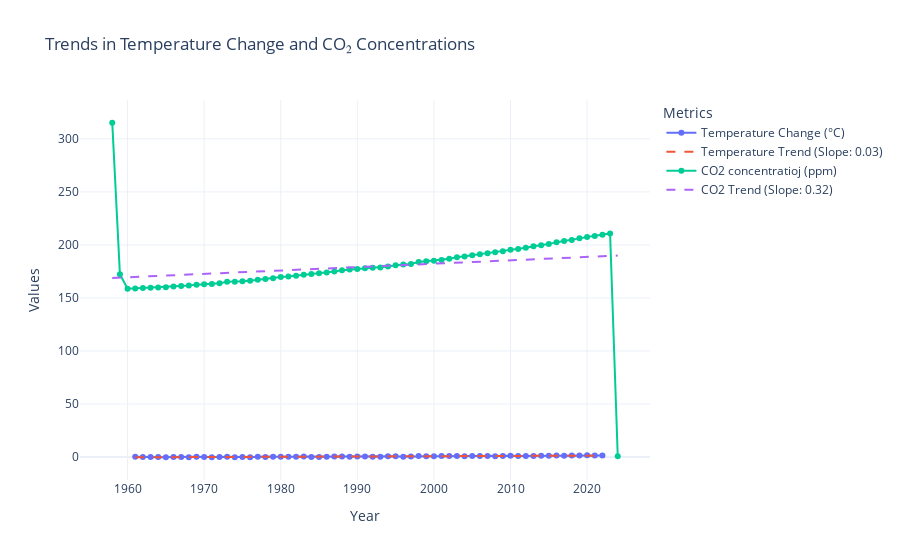
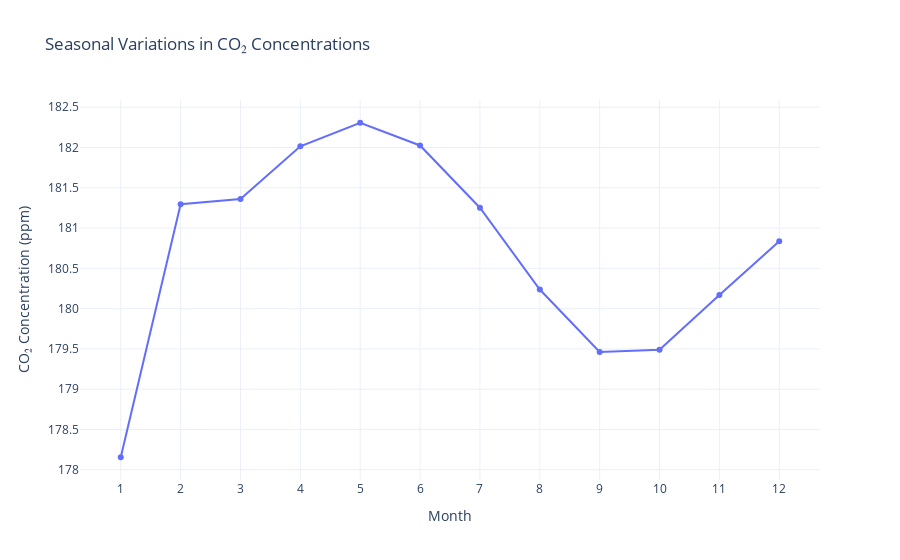

The code cell stored with these charts, in order, in its notebook:
### Markdown cell above
# Trends and Seasonal Variational Analysis

### Code cell
from scipy.stats import linregress

# temperature trend
temp_trend = linregress(temperature_years.index, temperature_years.values)
temp_trend_line = temp_trend.slope * temperature_years.index + temp_trend.intercept

# CO2 trend
co2_trend = linregress(co2_yearly.index, co2_yearly.values)
co2_trend_line = co2_trend.slope * co2_yearly.index + co2_trend.intercept

fig_trends = go.Figure()

fig_trends.add_trace(go.Scatter(
    x=temperature_years.index, y=temperature_years.values,
    mode='lines+markers', name='Temperature Change (°C)'
))
fig_trends.add_trace(go.Scatter(
    x=temperature_years.index, y=temp_trend_line,
    mode='lines', name=f'Temperature Trend (Slope: {temp_trend.slope:.2f})', line=dict(dash='dash')
))

fig_trends.add_trace(go.Scatter(
    x=co2_yearly.index, y=co2_yearly.values,
    mode='lines+markers', name='CO2 concentratioj (ppm)'
))
fig_trends.add_trace(go.Scatter(
    x=co2_yearly.index, y=co2_trend_line,
    mode='lines', name=f'CO2 Trend (Slope: {co2_trend.slope:.2f})', line=dict(dash='dash')
))

fig_trends.update_layout(
    title="Trends in Temperature Change and CO₂ Concentrations",
    xaxis_title="Year",
    yaxis_title="Values",
    template="plotly_white",
    legend_title="Metrics"
)
fig_trends.show()

# seasonal variations in CO2 concentrations
co2_data['Month'] = co2_data['Date'].str[-2:].astype(int)
co2_monthly = co2_data.groupby('Month')['Value'].mean()

fig_seasonal = px.line(
    co2_monthly,
    x=co2_monthly.index,
    y=co2_monthly.values,
    labels={"x": "Month", "y": "CO₂ Concentration (ppm)"},
    title="Seasonal Variations in CO₂ Concentrations",
    markers=True
)
fig_seasonal.update_layout(
    xaxis=dict(tickmode="array", tickvals=list(range(1, 13))),
    template="plotly_white"
)
fig_seasonal.show()

### Figure 1 — Plotly figure (JSON) as saved in the notebook; plotly's stock layout.template omitted (floating-point values rounded to 4 significant figures)
{"data": [{"mode": "lines+markers", "name": "Temperature Change (°C)", "type": "scatter", "x": [1961, 1962, 1963, 1964, 1965, 1966, 1967, 1968, 1969, 1970, 1971, 1972, 1973, 1974, 1975, 1976, 1977, 1978, 1979, 1980, 1981, 1982, 1983, 1984, 1985, 1986, 1987, 1988, 1989, 1990, 1991, 1992, 1993, 1994, 1995, 1996, 1997, 1998, 1999, 2000, 2001, 2002, 2003, 2004, 2005, 2006, 2007, 2008, 2009, 2010, 2011, 2012, 2013, 2014, 2015, 2016, 2017, 2018, 2019, 2020, 2021, 2022], "y": [0.1631, -0.01348, -0.006043, -0.07006, -0.247, 0.1055, -0.1108, -0.1991, 0.1579, 0.09249, -0.2005, -0.08491, 0.2294, -0.163, -0.02349, -0.2459, 0.1658, 0.06963, 0.2338, 0.2473, 0.1786, 0.1765, 0.3446, 0.08012, 0.07129, 0.1512, 0.405, 0.4901, 0.2562, 0.5553, 0.3682, 0.2365, 0.216, 0.6095, 0.6292, 0.2792, 0.544, 0.9713, 0.7433, 0.6698, 0.8502, 0.925, 0.8442, 0.7778, 0.853, 0.8766, 1.023, 0.8084, 0.9106, 1.099, 0.8214, 0.9022, 0.9312, 1.115, 1.27, 1.44, 1.281, 1.302, 1.443, 1.552, 1.344, 1.382]}, {"line": {"dash": "dash"}, "mode": "lines", "name": "Temperature Trend (Slope: 0.03)", "type": "scatter", "x": [1961, 1962, 1963, 1964, 1965, 1966, 1967, 1968, 1969, 1970, 1971, 1972, 1973, 1974, 1975, 1976, 1977, 1978, 1979, 1980, 1981, 1982, 1983, 1984, 1985, 1986, 1987, 1988, 1989, 1990, 1991, 1992, 1993, 1994, 1995, 1996, 1997, 1998, 1999, 2000, 2001, 2002, 2003, 2004, 2005, 2006, 2007, 2008, 2009, 2010, 2011, 2012, 2013, 2014, 2015, 2016, 2017, 2018, 2019, 2020, 2021, 2022], "y": [-0.2849, -0.2587, -0.2325, -0.2064, -0.1802, -0.154, -0.1278, -0.1017, -0.0755, -0.04933, -0.02316, 0.003009, 0.02918, 0.05535, 0.08152, 0.1077, 0.1339, 0.16, 0.1862, 0.2124, 0.2385, 0.2647, 0.2909, 0.3171, 0.3432, 0.3694, 0.3956, 0.4217, 0.4479, 0.4741, 0.5002, 0.5264, 0.5526, 0.5788, 0.6049, 0.6311, 0.6573, 0.6834, 0.7096, 0.7358, 0.7619, 0.7881, 0.8143, 0.8405, 0.8666, 0.8928, 0.919, 0.9451, 0.9713, 0.9975, 1.024, 1.05, 1.076, 1.102, 1.128, 1.154, 1.181, 1.207, 1.233, 1.259, 1.285, 1.312]}, {"mode": "lines+markers", "name": "CO2 concentratioj (ppm)", "type": "scatter", "x": [1958, 1959, 1960, 1961, 1962, 1963, 1964, 1965, 1966, 1967, 1968, 1969, 1970, 1971, 1972, 1973, 1974, 1975, 1976, 1977, 1978, 1979, 1980, 1981, 1982, 1983, 1984, 1985, 1986, 1987, 1988, 1989, 1990, 1991, 1992, 1993, 1994, 1995, 1996, 1997, 1998, 1999, 2000, 2001, 2002, 2003, 2004, 2005, 2006, 2007, 2008, 2009, 2010, 2011, 2012, 2013, 2014, 2015, 2016, 2017, 2018, 2019, 2020, 2021, 2022, 2023, 2024], "y": [315.2, 172.5, 158.6, 158.9, 159.4, 159.6, 159.9, 160.1, 160.9, 161.2, 161.7, 162.6, 163.0, 163.3, 163.9, 165.2, 165.2, 165.7, 166.1, 167.2, 167.9, 168.6, 169.7, 170.3, 170.9, 171.8, 172.7, 173.4, 174.0, 174.9, 176.2, 176.8, 177.4, 178.0, 178.4, 178.7, 179.7, 180.8, 181.6, 182.1, 183.8, 184.5, 185.0, 185.9, 187.0, 188.3, 189.1, 190.3, 191.3, 192.3, 193.2, 194.1, 195.4, 196.2, 197.3, 198.7, 199.7, 200.8, 202.6, 203.7, 204.6, 206.2, 207.4, 208.5, 209.5, 210.8, 0.68]}, {"line": {"dash": "dash"}, "mode": "lines", "name": "CO2 Trend (Slope: 0.32)", "type": "scatter", "x": [1958, 1959, 1960, 1961, 1962, 1963, 1964, 1965, 1966, 1967, 1968, 1969, 1970, 1971, 1972, 1973, 1974, 1975, 1976, 1977, 1978, 1979, 1980, 1981, 1982, 1983, 1984, 1985, 1986, 1987, 1988, 1989, 1990, 1991, 1992, 1993, 1994, 1995, 1996, 1997, 1998, 1999, 2000, 2001, 2002, 2003, 2004, 2005, 2006, 2007, 2008, 2009, 2010, 2011, 2012, 2013, 2014, 2015, 2016, 2017, 2018, 2019, 2020, 2021, 2022, 2023, 2024], "y": [168.9, 169.2, 169.5, 169.8, 170.1, 170.5, 170.8, 171.1, 171.4, 171.7, 172.1, 172.4, 172.7, 173.0, 173.3, 173.7, 174.0, 174.3, 174.6, 174.9, 175.3, 175.6, 175.9, 176.2, 176.5, 176.9, 177.2, 177.5, 177.8, 178.1, 178.5, 178.8, 179.1, 179.4, 179.7, 180.1, 180.4, 180.7, 181.0, 181.3, 181.6, 182.0, 182.3, 182.6, 182.9, 183.2, 183.6, 183.9, 184.2, 184.5, 184.8, 185.2, 185.5, 185.8, 186.1, 186.4, 186.8, 187.1, 187.4, 187.7, 188.0, 188.4, 188.7, 189.0, 189.3, 189.6, 190.0]}], "layout": {"legend": {"title": {"text": "Metrics"}}, "title": {"text": "Trends in Temperature Change and CO₂ Concentrations"}, "xaxis": {"title": {"text": "Year"}}, "yaxis": {"title": {"text": "Values"}}}}

### Figure 2 — Plotly figure (JSON) as saved in the notebook; plotly's stock layout.template omitted (floating-point values rounded to 4 significant figures)
{"data": [{"hovertemplate": "Month=%{x}<br>CO₂ Concentration (ppm)=%{y}<extra></extra>", "legendgroup": "", "line": {"color": "#636efa", "dash": "solid"}, "marker": {"symbol": "circle"}, "mode": "lines+markers", "name": "", "orientation": "v", "showlegend": false, "type": "scatter", "x": [1, 2, 3, 4, 5, 6, 7, 8, 9, 10, 11, 12], "xaxis": "x", "y": [178.2, 181.3, 181.4, 182.0, 182.3, 182.0, 181.3, 180.2, 179.5, 179.5, 180.2, 180.8], "yaxis": "y"}], "layout": {"legend": {"tracegroupgap": 0}, "title": {"text": "Seasonal Variations in CO₂ Concentrations"}, "xaxis": {"anchor": "y", "domain": [0, 1], "tickmode": "array", "tickvals": [1, 2, 3, 4, 5, 6, 7, 8, 9, 10, 11, 12], "title": {"text": "Month"}}, "yaxis": {"anchor": "x", "domain": [0, 1], "title": {"text": "CO₂ Concentration (ppm)"}}}}
